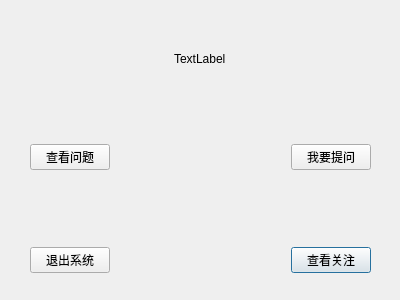
<?xml version="1.0" encoding="UTF-8"?>
<ui version="4.0">
 <class>ShowQADialog</class>
 <widget class="QDialog" name="ShowQADialog">
  <property name="geometry">
   <rect>
    <x>0</x>
    <y>0</y>
    <width>400</width>
    <height>300</height>
   </rect>
  </property>
  <property name="windowTitle">
   <string>Dialog</string>
  </property>
  <widget class="QWidget" name="verticalLayoutWidget">
   <property name="geometry">
    <rect>
     <x>30</x>
     <y>52</y>
     <width>341</width>
     <height>221</height>
    </rect>
   </property>
   <layout class="QVBoxLayout" name="verticalLayout">
    <item alignment="Qt::AlignHCenter|Qt::AlignVCenter">
     <widget class="QLabel" name="label">
      <property name="text">
       <string>TextLabel</string>
      </property>
     </widget>
    </item>
    <item>
     <layout class="QGridLayout" name="gridLayout">
      <item row="3" column="2">
       <widget class="QPushButton" name="LookFocusBtn">
        <property name="text">
         <string>查看关注</string>
        </property>
       </widget>
      </item>
      <item row="1" column="0">
       <widget class="QPushButton" name="LookoverQButton">
        <property name="text">
         <string>查看问题</string>
        </property>
       </widget>
      </item>
      <item row="1" column="2">
       <widget class="QPushButton" name="AskQButton">
        <property name="text">
         <string>我要提问</string>
        </property>
       </widget>
      </item>
      <item row="3" column="0">
       <widget class="QPushButton" name="ExitButton">
        <property name="text">
         <string>退出系统</string>
        </property>
       </widget>
      </item>
      <item row="1" column="1">
       <spacer name="horizontalSpacer">
        <property name="orientation">
         <enum>Qt::Horizontal</enum>
        </property>
        <property name="sizeHint" stdset="0">
         <size>
          <width>40</width>
          <height>20</height>
         </size>
        </property>
       </spacer>
      </item>
      <item row="2" column="0">
       <spacer name="verticalSpacer">
        <property name="orientation">
         <enum>Qt::Vertical</enum>
        </property>
        <property name="sizeHint" stdset="0">
         <size>
          <width>20</width>
          <height>40</height>
         </size>
        </property>
       </spacer>
      </item>
      <item row="0" column="0">
       <spacer name="verticalSpacer_2">
        <property name="orientation">
         <enum>Qt::Vertical</enum>
        </property>
        <property name="sizeHint" stdset="0">
         <size>
          <width>20</width>
          <height>40</height>
         </size>
        </property>
       </spacer>
      </item>
     </layout>
    </item>
   </layout>
  </widget>
 </widget>
 <resources/>
 <connections/>
</ui>
